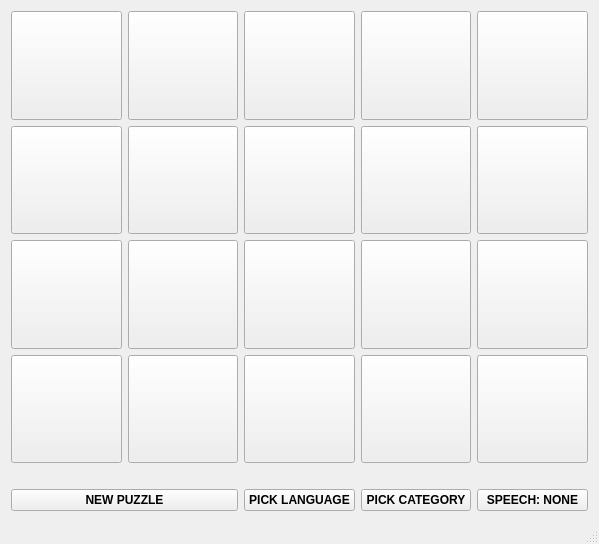
<?xml version="1.0" encoding="UTF-8"?>
<ui version="4.0">
 <class>PhotonMatchClass</class>
 <widget class="QMainWindow" name="PhotonMatchClass">
  <property name="geometry">
   <rect>
    <x>0</x>
    <y>0</y>
    <width>599</width>
    <height>544</height>
   </rect>
  </property>
  <property name="windowTitle">
   <string>Photon Match</string>
  </property>
  <widget class="QWidget" name="centralWidget">
   <layout class="QGridLayout" name="gridLayout_9">
    <item row="4" column="4">
     <widget class="QPushButton" name="pushButton_20">
      <property name="sizePolicy">
       <sizepolicy hsizetype="Minimum" vsizetype="Minimum">
        <horstretch>0</horstretch>
        <verstretch>0</verstretch>
       </sizepolicy>
      </property>
      <property name="minimumSize">
       <size>
        <width>100</width>
        <height>100</height>
       </size>
      </property>
      <property name="text">
       <string/>
      </property>
     </widget>
    </item>
    <item row="2" column="1">
     <widget class="QPushButton" name="pushButton_6">
      <property name="sizePolicy">
       <sizepolicy hsizetype="Minimum" vsizetype="Minimum">
        <horstretch>0</horstretch>
        <verstretch>0</verstretch>
       </sizepolicy>
      </property>
      <property name="minimumSize">
       <size>
        <width>100</width>
        <height>100</height>
       </size>
      </property>
      <property name="text">
       <string/>
      </property>
     </widget>
    </item>
    <item row="1" column="0">
     <widget class="QPushButton" name="pushButton_1">
      <property name="sizePolicy">
       <sizepolicy hsizetype="Minimum" vsizetype="Minimum">
        <horstretch>0</horstretch>
        <verstretch>0</verstretch>
       </sizepolicy>
      </property>
      <property name="minimumSize">
       <size>
        <width>100</width>
        <height>100</height>
       </size>
      </property>
      <property name="text">
       <string/>
      </property>
     </widget>
    </item>
    <item row="3" column="3">
     <widget class="QPushButton" name="pushButton_12">
      <property name="sizePolicy">
       <sizepolicy hsizetype="Minimum" vsizetype="Minimum">
        <horstretch>0</horstretch>
        <verstretch>0</verstretch>
       </sizepolicy>
      </property>
      <property name="minimumSize">
       <size>
        <width>100</width>
        <height>100</height>
       </size>
      </property>
      <property name="text">
       <string/>
      </property>
     </widget>
    </item>
    <item row="4" column="0">
     <widget class="QPushButton" name="pushButton_16">
      <property name="sizePolicy">
       <sizepolicy hsizetype="Minimum" vsizetype="Minimum">
        <horstretch>0</horstretch>
        <verstretch>0</verstretch>
       </sizepolicy>
      </property>
      <property name="minimumSize">
       <size>
        <width>100</width>
        <height>100</height>
       </size>
      </property>
      <property name="text">
       <string/>
      </property>
     </widget>
    </item>
    <item row="2" column="4">
     <widget class="QPushButton" name="pushButton_14">
      <property name="sizePolicy">
       <sizepolicy hsizetype="Minimum" vsizetype="Minimum">
        <horstretch>0</horstretch>
        <verstretch>0</verstretch>
       </sizepolicy>
      </property>
      <property name="minimumSize">
       <size>
        <width>100</width>
        <height>100</height>
       </size>
      </property>
      <property name="text">
       <string/>
      </property>
     </widget>
    </item>
    <item row="4" column="2">
     <widget class="QPushButton" name="pushButton_18">
      <property name="sizePolicy">
       <sizepolicy hsizetype="Minimum" vsizetype="Minimum">
        <horstretch>0</horstretch>
        <verstretch>0</verstretch>
       </sizepolicy>
      </property>
      <property name="minimumSize">
       <size>
        <width>100</width>
        <height>100</height>
       </size>
      </property>
      <property name="text">
       <string/>
      </property>
     </widget>
    </item>
    <item row="4" column="3">
     <widget class="QPushButton" name="pushButton_19">
      <property name="sizePolicy">
       <sizepolicy hsizetype="Minimum" vsizetype="Minimum">
        <horstretch>0</horstretch>
        <verstretch>0</verstretch>
       </sizepolicy>
      </property>
      <property name="minimumSize">
       <size>
        <width>100</width>
        <height>100</height>
       </size>
      </property>
      <property name="text">
       <string/>
      </property>
     </widget>
    </item>
    <item row="1" column="4">
     <widget class="QPushButton" name="pushButton_13">
      <property name="sizePolicy">
       <sizepolicy hsizetype="Minimum" vsizetype="Minimum">
        <horstretch>0</horstretch>
        <verstretch>0</verstretch>
       </sizepolicy>
      </property>
      <property name="minimumSize">
       <size>
        <width>100</width>
        <height>100</height>
       </size>
      </property>
      <property name="text">
       <string/>
      </property>
     </widget>
    </item>
    <item row="2" column="2">
     <widget class="QPushButton" name="pushButton_7">
      <property name="sizePolicy">
       <sizepolicy hsizetype="Minimum" vsizetype="Minimum">
        <horstretch>0</horstretch>
        <verstretch>0</verstretch>
       </sizepolicy>
      </property>
      <property name="minimumSize">
       <size>
        <width>100</width>
        <height>100</height>
       </size>
      </property>
      <property name="text">
       <string/>
      </property>
     </widget>
    </item>
    <item row="1" column="3">
     <widget class="QPushButton" name="pushButton_4">
      <property name="sizePolicy">
       <sizepolicy hsizetype="Minimum" vsizetype="Minimum">
        <horstretch>0</horstretch>
        <verstretch>0</verstretch>
       </sizepolicy>
      </property>
      <property name="minimumSize">
       <size>
        <width>100</width>
        <height>100</height>
       </size>
      </property>
      <property name="text">
       <string/>
      </property>
     </widget>
    </item>
    <item row="2" column="3">
     <widget class="QPushButton" name="pushButton_8">
      <property name="sizePolicy">
       <sizepolicy hsizetype="Minimum" vsizetype="Minimum">
        <horstretch>0</horstretch>
        <verstretch>0</verstretch>
       </sizepolicy>
      </property>
      <property name="minimumSize">
       <size>
        <width>100</width>
        <height>100</height>
       </size>
      </property>
      <property name="text">
       <string/>
      </property>
     </widget>
    </item>
    <item row="3" column="2">
     <widget class="QPushButton" name="pushButton_11">
      <property name="sizePolicy">
       <sizepolicy hsizetype="Minimum" vsizetype="Minimum">
        <horstretch>0</horstretch>
        <verstretch>0</verstretch>
       </sizepolicy>
      </property>
      <property name="minimumSize">
       <size>
        <width>100</width>
        <height>100</height>
       </size>
      </property>
      <property name="text">
       <string/>
      </property>
     </widget>
    </item>
    <item row="1" column="2">
     <widget class="QPushButton" name="pushButton_3">
      <property name="sizePolicy">
       <sizepolicy hsizetype="Minimum" vsizetype="Minimum">
        <horstretch>0</horstretch>
        <verstretch>0</verstretch>
       </sizepolicy>
      </property>
      <property name="minimumSize">
       <size>
        <width>100</width>
        <height>100</height>
       </size>
      </property>
      <property name="text">
       <string/>
      </property>
     </widget>
    </item>
    <item row="1" column="1">
     <widget class="QPushButton" name="pushButton_2">
      <property name="sizePolicy">
       <sizepolicy hsizetype="Minimum" vsizetype="Minimum">
        <horstretch>0</horstretch>
        <verstretch>0</verstretch>
       </sizepolicy>
      </property>
      <property name="minimumSize">
       <size>
        <width>100</width>
        <height>100</height>
       </size>
      </property>
      <property name="text">
       <string/>
      </property>
     </widget>
    </item>
    <item row="3" column="4">
     <widget class="QPushButton" name="pushButton_15">
      <property name="sizePolicy">
       <sizepolicy hsizetype="Minimum" vsizetype="Minimum">
        <horstretch>0</horstretch>
        <verstretch>0</verstretch>
       </sizepolicy>
      </property>
      <property name="minimumSize">
       <size>
        <width>100</width>
        <height>100</height>
       </size>
      </property>
      <property name="text">
       <string/>
      </property>
     </widget>
    </item>
    <item row="3" column="1">
     <widget class="QPushButton" name="pushButton_10">
      <property name="sizePolicy">
       <sizepolicy hsizetype="Minimum" vsizetype="Minimum">
        <horstretch>0</horstretch>
        <verstretch>0</verstretch>
       </sizepolicy>
      </property>
      <property name="minimumSize">
       <size>
        <width>100</width>
        <height>100</height>
       </size>
      </property>
      <property name="text">
       <string/>
      </property>
     </widget>
    </item>
    <item row="2" column="0">
     <widget class="QPushButton" name="pushButton_5">
      <property name="sizePolicy">
       <sizepolicy hsizetype="Minimum" vsizetype="Minimum">
        <horstretch>0</horstretch>
        <verstretch>0</verstretch>
       </sizepolicy>
      </property>
      <property name="minimumSize">
       <size>
        <width>100</width>
        <height>100</height>
       </size>
      </property>
      <property name="text">
       <string/>
      </property>
     </widget>
    </item>
    <item row="3" column="0">
     <widget class="QPushButton" name="pushButton_9">
      <property name="sizePolicy">
       <sizepolicy hsizetype="Minimum" vsizetype="Minimum">
        <horstretch>0</horstretch>
        <verstretch>0</verstretch>
       </sizepolicy>
      </property>
      <property name="minimumSize">
       <size>
        <width>100</width>
        <height>100</height>
       </size>
      </property>
      <property name="text">
       <string/>
      </property>
     </widget>
    </item>
    <item row="4" column="1">
     <widget class="QPushButton" name="pushButton_17">
      <property name="sizePolicy">
       <sizepolicy hsizetype="Minimum" vsizetype="Minimum">
        <horstretch>0</horstretch>
        <verstretch>0</verstretch>
       </sizepolicy>
      </property>
      <property name="minimumSize">
       <size>
        <width>100</width>
        <height>100</height>
       </size>
      </property>
      <property name="text">
       <string/>
      </property>
     </widget>
    </item>
    <item row="5" column="0" colspan="5">
     <spacer name="horizontalSpacer">
      <property name="orientation">
       <enum>Qt::Horizontal</enum>
      </property>
      <property name="sizeHint" stdset="0">
       <size>
        <width>40</width>
        <height>20</height>
       </size>
      </property>
     </spacer>
    </item>
    <item row="6" column="3">
     <widget class="QPushButton" name="chooseCategoryBtn">
      <property name="font">
       <font>
        <weight>75</weight>
        <bold>true</bold>
       </font>
      </property>
      <property name="text">
       <string>PICK CATEGORY</string>
      </property>
     </widget>
    </item>
    <item row="6" column="4">
     <widget class="QPushButton" name="chooseAudioBtn">
      <property name="sizePolicy">
       <sizepolicy hsizetype="Minimum" vsizetype="Ignored">
        <horstretch>0</horstretch>
        <verstretch>0</verstretch>
       </sizepolicy>
      </property>
      <property name="font">
       <font>
        <weight>75</weight>
        <bold>true</bold>
       </font>
      </property>
      <property name="toolTip">
       <string/>
      </property>
      <property name="text">
       <string>SPEECH: NONE</string>
      </property>
     </widget>
    </item>
    <item row="6" column="2">
     <widget class="QPushButton" name="chooseLangBtn">
      <property name="font">
       <font>
        <weight>75</weight>
        <bold>true</bold>
       </font>
      </property>
      <property name="text">
       <string>PICK LANGUAGE</string>
      </property>
     </widget>
    </item>
    <item row="6" column="0" colspan="2">
     <widget class="QPushButton" name="newPuzzleBtn">
      <property name="enabled">
       <bool>true</bool>
      </property>
      <property name="font">
       <font>
        <weight>75</weight>
        <bold>true</bold>
       </font>
      </property>
      <property name="text">
       <string>NEW PUZZLE</string>
      </property>
     </widget>
    </item>
   </layout>
  </widget>
  <widget class="QStatusBar" name="statusBar"/>
 </widget>
 <layoutdefault spacing="6" margin="11"/>
 <resources>
  <include location="PhotonMatch.qrc"/>
 </resources>
 <connections/>
</ui>
